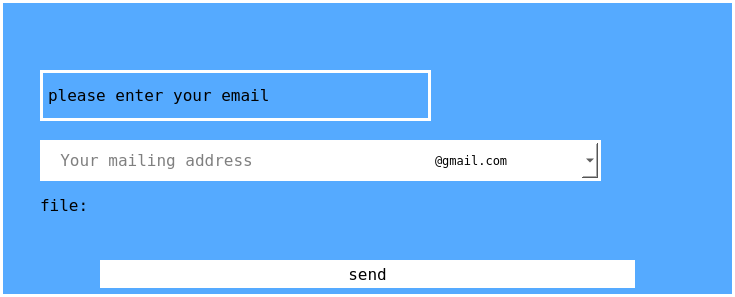
<?xml version="1.0" encoding="UTF-8"?>
<ui version="4.0">
 <class>Dialog</class>
 <widget class="QDialog" name="Dialog">
  <property name="geometry">
   <rect>
    <x>0</x>
    <y>0</y>
    <width>735</width>
    <height>297</height>
   </rect>
  </property>
  <property name="windowTitle">
   <string>Dialog</string>
  </property>
  <property name="styleSheet">
   <string notr="true">background: rgb(85, 170, 255);
border: 3px solid rgb(255, 255, 255);</string>
  </property>
  <widget class="QLineEdit" name="lineEdit">
   <property name="geometry">
    <rect>
     <x>40</x>
     <y>140</y>
     <width>391</width>
     <height>41</height>
    </rect>
   </property>
   <property name="font">
    <font>
     <family>Terminal</family>
     <pointsize>12</pointsize>
    </font>
   </property>
   <property name="styleSheet">
    <string notr="true">background: rgb(255, 255, 255);</string>
   </property>
   <property name="alignment">
    <set>Qt::AlignRight|Qt::AlignTrailing|Qt::AlignVCenter</set>
   </property>
   <property name="placeholderText">
    <string>Your mailing address                  </string>
   </property>
  </widget>
  <widget class="QComboBox" name="comboBox">
   <property name="geometry">
    <rect>
     <x>430</x>
     <y>140</y>
     <width>171</width>
     <height>41</height>
    </rect>
   </property>
   <property name="font">
    <font>
     <family>terminal</family>
    </font>
   </property>
   <property name="cursor">
    <cursorShape>SizeVerCursor</cursorShape>
   </property>
   <property name="styleSheet">
    <string notr="true">QComboBox::down-arrow { 
padding-right: 5px;}
QComboBox QAbstractItemView::item {
 border: none; 
padding-left: 5px;
 }
QComboBox QAbstractItemView::item:selected { 
background: rgb(47, 175, 178); 
padding-left: 5px; 
}
QComboBox{
background: rgb(255, 255, 255);
font-family: terminal;
}</string>
   </property>
   <property name="currentText">
    <string>@yandex.ru</string>
   </property>
   <item>
    <property name="text">
     <string>@gmail.com</string>
    </property>
   </item>
   <item>
    <property name="text">
     <string>@rambler.ru</string>
    </property>
   </item>
   <item>
    <property name="text">
     <string>@yandex.ru</string>
    </property>
   </item>
   <item>
    <property name="text">
     <string>@internet.ru</string>
    </property>
   </item>
   <item>
    <property name="text">
     <string>@list.ru</string>
    </property>
   </item>
   <item>
    <property name="text">
     <string>@bk.ru</string>
    </property>
   </item>
   <item>
    <property name="text">
     <string>@mail.ru</string>
    </property>
   </item>
   <item>
    <property name="text">
     <string>@inbox.ru</string>
    </property>
   </item>
  </widget>
  <widget class="QLabel" name="label">
   <property name="geometry">
    <rect>
     <x>40</x>
     <y>70</y>
     <width>391</width>
     <height>51</height>
    </rect>
   </property>
   <property name="font">
    <font>
     <family>Terminal</family>
     <pointsize>12</pointsize>
    </font>
   </property>
   <property name="cursor">
    <cursorShape>IBeamCursor</cursorShape>
   </property>
   <property name="text">
    <string>please enter your email</string>
   </property>
  </widget>
  <widget class="QPushButton" name="pushButton">
   <property name="geometry">
    <rect>
     <x>100</x>
     <y>260</y>
     <width>535</width>
     <height>28</height>
    </rect>
   </property>
   <property name="font">
    <font>
     <family>Terminal</family>
     <pointsize>12</pointsize>
    </font>
   </property>
   <property name="cursor">
    <cursorShape>PointingHandCursor</cursorShape>
   </property>
   <property name="styleSheet">
    <string notr="true">QPushButton{
background: rgb(255, 255, 255);
}
QPushButton:hover{
background: rgb(85, 170, 255);
border: 0px
}
</string>
   </property>
   <property name="text">
    <string>send</string>
   </property>
  </widget>
  <widget class="QLabel" name="label_2">
   <property name="geometry">
    <rect>
     <x>40</x>
     <y>190</y>
     <width>411</width>
     <height>31</height>
    </rect>
   </property>
   <property name="font">
    <font>
     <family>Terminal</family>
     <pointsize>12</pointsize>
    </font>
   </property>
   <property name="styleSheet">
    <string notr="true">baclground: rgb(85, 170, 255);
border: 0px</string>
   </property>
   <property name="text">
    <string>file: </string>
   </property>
  </widget>
 </widget>
 <resources/>
 <connections/>
</ui>
